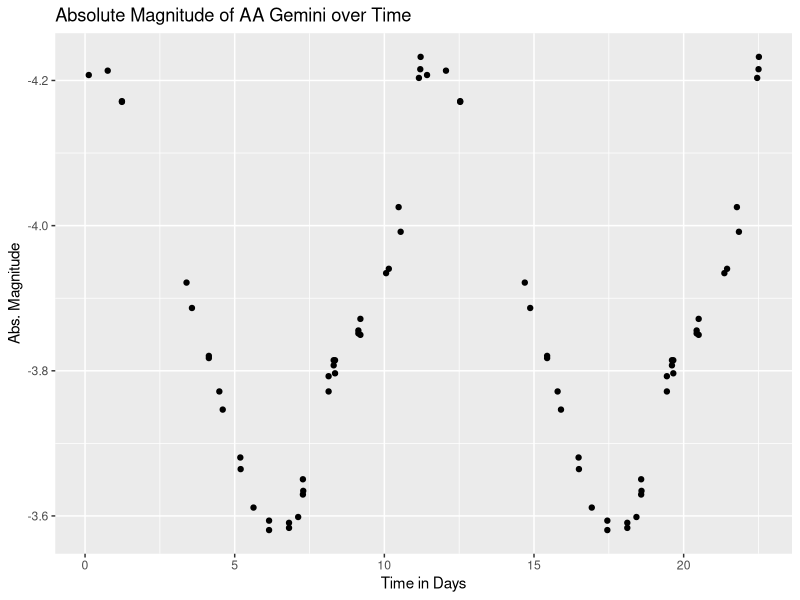
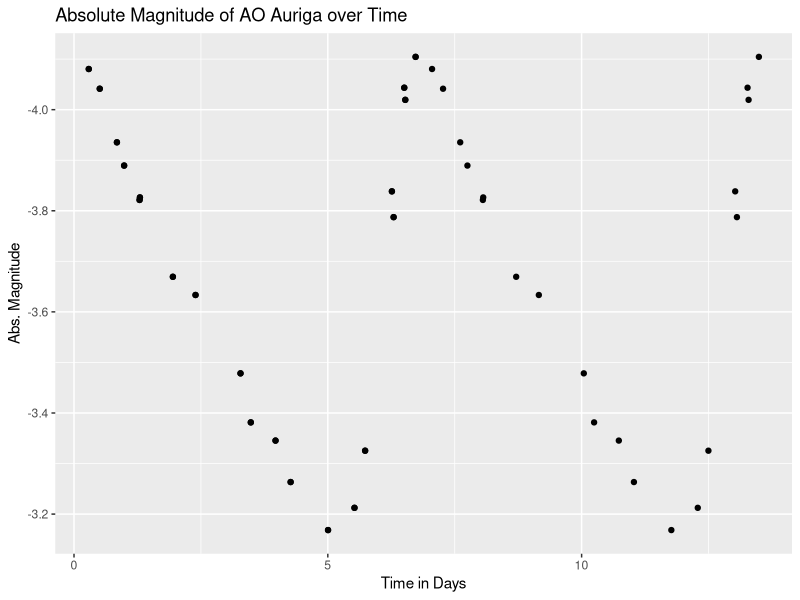
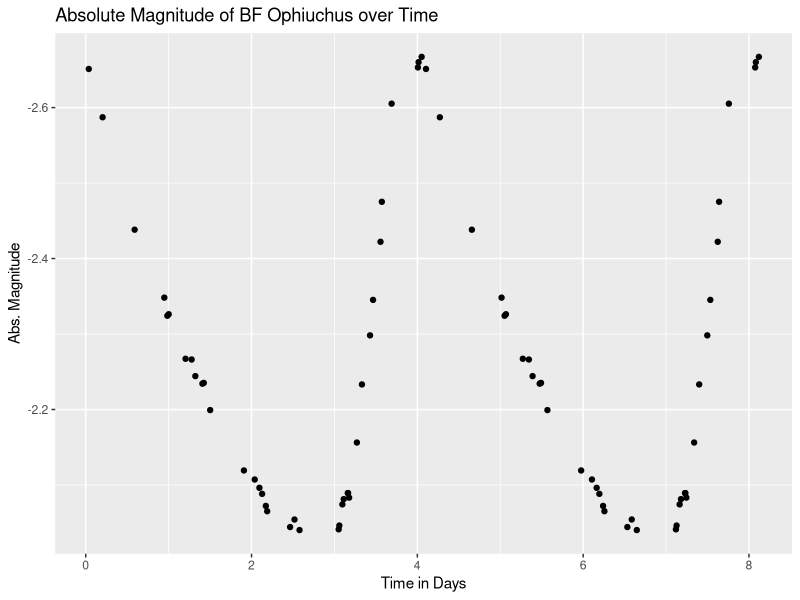
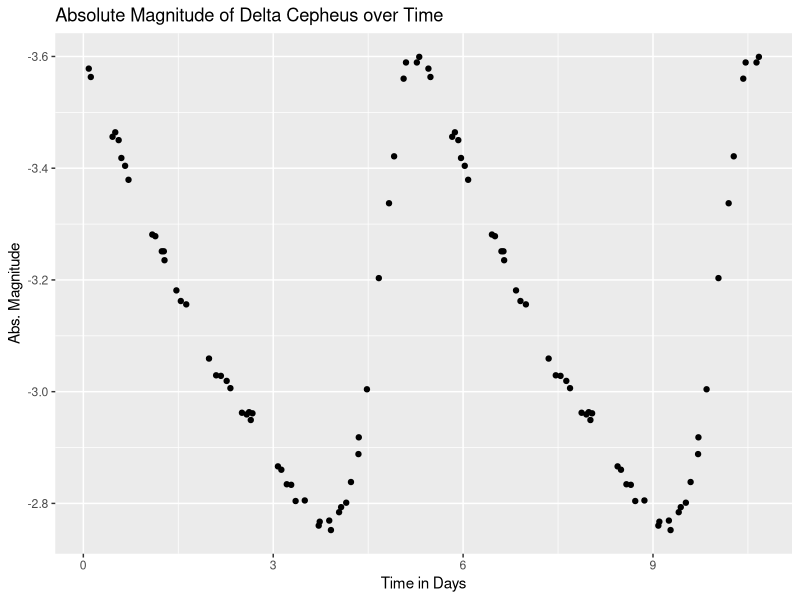
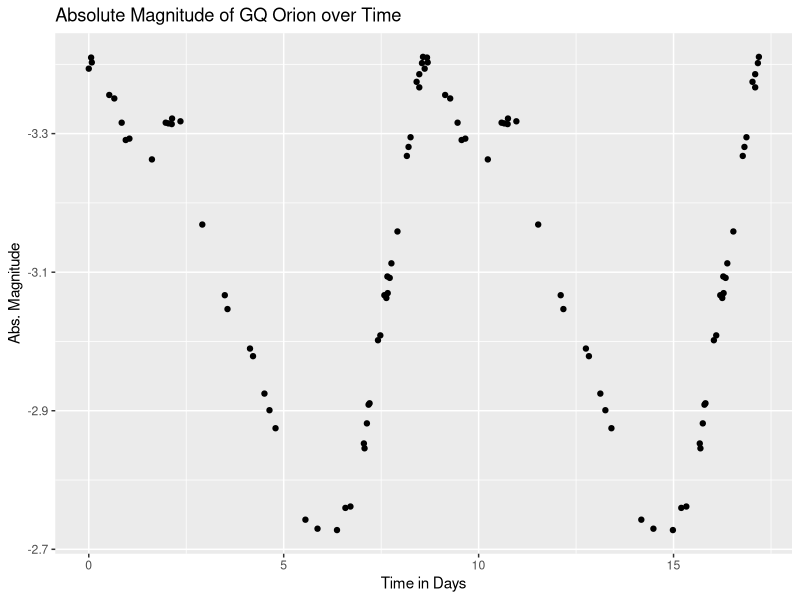
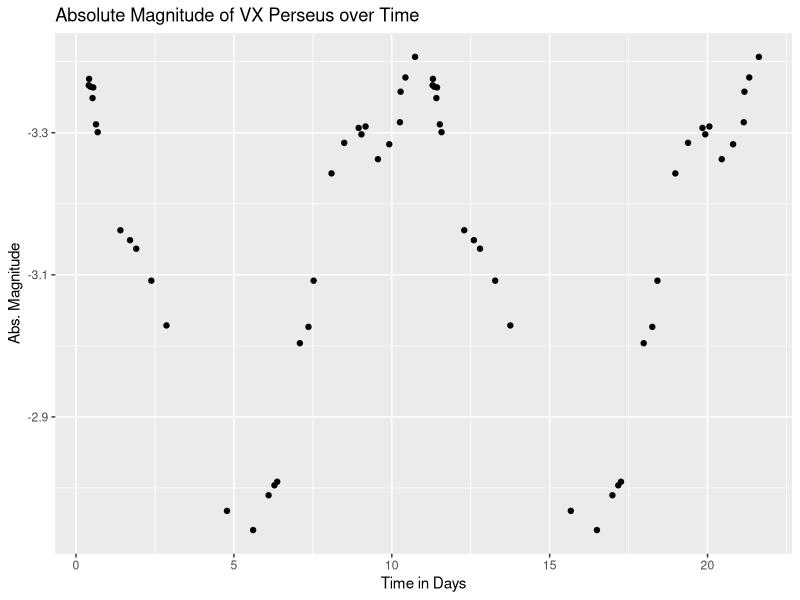
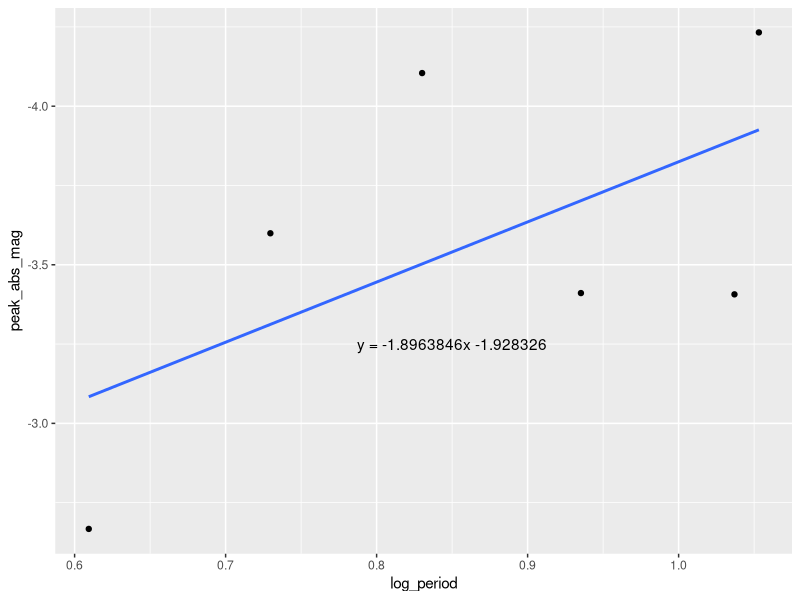
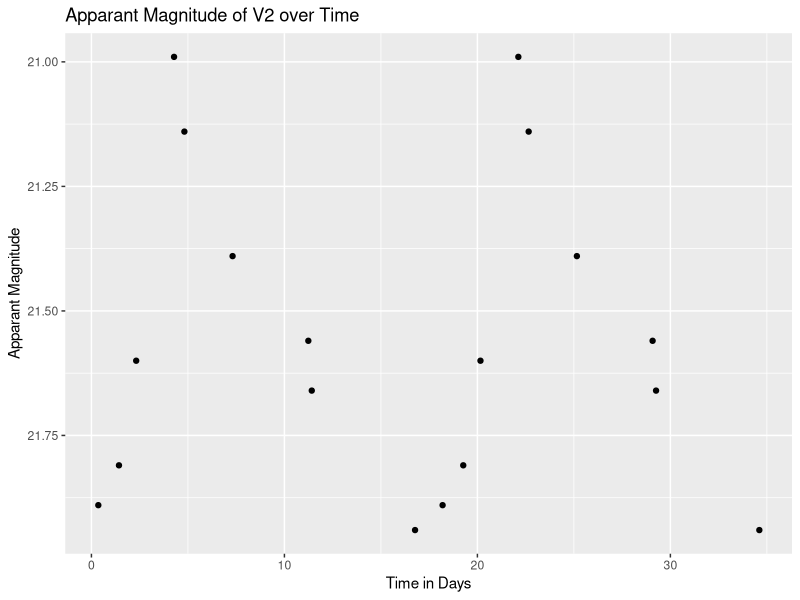

These charts were generated, in order, by the following R code:
## ---- chunk 1
knitr::opts_chunk$set(echo=T,eval=T,message=F,warning=F,fig.align='center')
setwd("~/Documents/astron_103")
library(tidyverse)
library(readr)
library(readxl)
## ---- chunk 2
six_stars = read_xlsx("observations.xlsx", sheet = 1, skip = 3)
AA_Gemini = six_stars[1:3] %>% drop_na() %>% 
  rename(Abs_Mag = "Abs. Mag...3", Day = "Day...1")
AO_Auriga = six_stars[4:6] %>% drop_na() %>% 
  rename(Abs_Mag = "Abs. Mag...6", Day = "Day...4")
BF_Ophiuchus = six_stars[7:9] %>% drop_na() %>% 
  rename(Abs_Mag = "Abs. Mag...9", Day = "Day...7")
Delta_Cepheus = six_stars[10:12] %>% drop_na() %>% 
  rename(Abs_Mag = "Abs. Mag...12", Day = "Day...10")
GQ_Orion = six_stars[13:15] %>% drop_na() %>% 
  rename(Abs_Mag = "Abs. Mag...15", Day = "Day...13")
VX_Perseus = six_stars[16:18] %>% drop_na() %>% 
  rename(Abs_Mag = "Abs. Mag...18", Day = "Day...16")
## ---- chunk 3
make_star = function(name, name2) {
  ggplot(name) + 
    aes(x = Day, y = Abs_Mag) +
    geom_point() +
    xlab("Time in Days") +
    ylab("Abs. Magnitude") +
    ggtitle(sprintf("Absolute Magnitude of %s over Time", name2)) + scale_y_reverse()
}
## ---- chunk 4
make_star(AA_Gemini, "AA Gemini")
AAmin = max(AA_Gemini$Abs_Mag)
AAmax = min(AA_Gemini$Abs_Mag)
min = (AA_Gemini %>% filter(Day < 11) %>% arrange(desc(Abs_Mag)))[1,]$Day
max = (AA_Gemini %>% filter(Day > 11) %>% arrange(desc(Abs_Mag)))[1,]$Day
AAperiod = max-min
## ---- chunk 5
make_star(AO_Auriga, "AO Auriga")
AOmin = max(AO_Auriga$Abs_Mag)
AOmax = min(AO_Auriga$Abs_Mag)
min = (AO_Auriga %>% filter(Day < 7) %>% arrange(desc(Abs_Mag)))[1,]$Day
max = (AO_Auriga %>% filter(Day > 7) %>% arrange(desc(Abs_Mag)))[1,]$Day
AOperiod = max-min
## ---- chunk 6
make_star(BF_Ophiuchus, "BF Ophiuchus")
BFmin = max(BF_Ophiuchus$Abs_Mag)
BFmax = min(BF_Ophiuchus$Abs_Mag)
min = (BF_Ophiuchus %>% filter(Day < 4) %>% arrange(desc(Abs_Mag)))[1,]$Day
max = (BF_Ophiuchus %>% filter(Day > 4) %>% arrange(desc(Abs_Mag)))[1,]$Day
BFperiod = max-min
## ---- chunk 7
make_star(Delta_Cepheus, "Delta Cepheus")
DCmin = max(Delta_Cepheus$Abs_Mag)
DCmax = min(Delta_Cepheus$Abs_Mag)
min = (Delta_Cepheus %>% filter(Day < 5) %>% arrange(desc(Abs_Mag)))[1,]$Day
max = (Delta_Cepheus %>% filter(Day > 5) %>% arrange(desc(Abs_Mag)))[1,]$Day
DCperiod = max-min
## ---- chunk 8
make_star(GQ_Orion, "GQ Orion")
GQmin = max(GQ_Orion$Abs_Mag)
GQmax = min(GQ_Orion$Abs_Mag)
min = (GQ_Orion %>% filter(Day < 8) %>% arrange(desc(Abs_Mag)))[1,]$Day
max = (GQ_Orion %>% filter(Day > 8) %>% arrange(desc(Abs_Mag)))[1,]$Day
GQperiod = max-min
## ---- chunk 9
make_star(VX_Perseus, "VX Perseus")
VXmin = max(VX_Perseus$Abs_Mag)
VXmax = min(VX_Perseus$Abs_Mag)
min = (VX_Perseus %>% filter(Day < 8) %>% arrange(desc(Abs_Mag)))[1,]$Day
max = (VX_Perseus %>% filter(Day > 8) %>% arrange(desc(Abs_Mag)))[1,]$Day
VXperiod = max-min
## ---- chunk 10
star_name = c("AA Gemini", "AO Auriga", "BF Ophiuchus",
               "Delta Cephus", "GQ Orion", "VX Perseus")
star_period = c(AAperiod, AOperiod, BFperiod, 
                 DCperiod, GQperiod, VXperiod)
star_mag_max = c(AAmax, AOmax, BFmax,
             DCmax, GQmax, VXmax)
star_mag_min = c(AAmin, AOmin, BFmin,
                 DCmin, GQmin, VXmin)
#HARDCODED
star_parallax = c(0.1878, 0.1268, 1.1764,
                 3.77, 0.3873, 0.3298)
#HARDCODED
star_parsec = c(5324.814, 7886.435, 850.051, 
                265.252, 2581.978, 3032.141)
star_table = tibble(name = star_name, 
                    peak_abs_mag = star_mag_max, 
                    low_abs_mag = star_mag_min, 
                    parallax = star_parallax, 
                    parsec = star_parsec, 
                    period = star_period)

star_table = star_table %>% mutate(log_period = log10(period))

star_table
## ---- chunk 11
ggplot(star_table) + aes(log_period, peak_abs_mag) + geom_point() +
  geom_smooth(se = F, method = 'lm') +
  scale_y_reverse() +
  annotate("text", x=.85, y=-3.25, label= "y = -1.8963846x -1.928326") #HARDCODED
## ---- chunk 12
model = lm(peak_abs_mag ~ log_period, star_table)
intercept = coef(model)[1]
slope = coef(model)[2]
coef(model)
## ---- chunk 13
NGC_Cephids = read_xlsx("observations.xlsx", sheet = 3, skip = 1)
V2 = NGC_Cephids[1:2] %>% drop_na() %>% 
  rename(Day = 'Day...1', App_mag = "Apparent Mag...2") %>% arrange(Day)
V3 = NGC_Cephids[3:4] %>% drop_na() %>% 
  rename(Day = 'Day...3', App_mag = "Apparent Mag...4") %>% arrange(Day)
V9 = NGC_Cephids[5:6] %>% drop_na() %>% 
  rename(Day = 'Day...5', App_mag = "Apparent Mag...6") %>% arrange(Day)
V10 = NGC_Cephids[7:8] %>% drop_na() %>% 
  rename(Day = 'Day...7', App_mag = "Apparent Mag...8") %>% arrange(Day)
V29 = NGC_Cephids[9:10] %>% drop_na() %>% 
  rename(Day = 'Day...9', App_mag = "Apparent Mag...10") %>% arrange(Day)
## ---- chunk 14
make_star2 = function(name, name2) {
  ggplot(name) + 
    aes(x = Day, y = App_mag) +
    geom_point() +
    xlab("Time in Days") +
    ylab("Apparant Magnitude") +
    ggtitle(sprintf("Apparant Magnitude of %s over Time", name2)) + scale_y_reverse()
}
## ---- chunk 15
make_star2(V2, "V2")
V2min = max(V2$App_mag)
V2max = min(V2$App_mag)
min = (V2 %>% filter(Day < 25) %>% arrange(desc(App_mag)))[1,]$Day
max = (V2 %>% filter(Day > 25) %>% arrange(desc(App_mag)))[1,]$Day
V2_period = max-min
## ---- chunk 16
make_star2(V3, "V3")
V3min = max(V3$App_mag)
V3max = min(V3$App_mag)
min = (V3 %>% filter(Day < 70) %>% arrange(desc(App_mag)))[1,]$Day
max = (V3 %>% filter(Day > 70) %>% arrange(desc(App_mag)))[1,]$Day
V3_period = max-min
## ---- chunk 17
make_star2(V9, "V9")
V9min = max(V9$App_mag)
V9max = min(V9$App_mag)
min = (V9 %>% filter(Day < 10) %>% arrange(desc(App_mag)))[1,]$Day
max = (V9 %>% filter(Day > 10) %>% arrange(desc(App_mag)))[1,]$Day
V9_period = max-min
## ---- chunk 18
make_star2(V10, "V10")
V10min = max(V10$App_mag)
V10max = min(V10$App_mag)
min = (V10 %>% filter(Day < 20) %>% arrange(desc(App_mag)))[1,]$Day
max = (V10 %>% filter(Day > 20) %>% arrange(desc(App_mag)))[1,]$Day
V10_period = max-min
## ---- chunk 19
make_star2(V29, "V29")
V29min = max(V29$App_mag)
V29max = min(V29$App_mag)
min = (V29 %>% filter(Day < 20) %>% arrange(desc(App_mag)))[1,]$Day
max = (V29 %>% filter(Day > 20) %>% arrange(desc(App_mag)))[1,]$Day
V29_period = max-min
## ---- chunk 20
names = c("V2", "V3", "V9", "V10", "V29")
ngc_max = c(V2max, V3max, V9max, V10max, V29max)
ngc_min = c(V2min, V3min, V9min, V10min, V29min)
ngc_period = c(V2_period, V3_period, V9_period, V10_period, V29_period)
NGC_stats = tibble(name = names, max_magnitude = ngc_max, 
                   min_magnitude = ngc_min, period = ngc_period)
NGC_stats = NGC_stats %>% mutate(log_period = log10(period))
NGC_stats
## ---- chunk 21
calc_mag = function(log_period) {
  return (slope * log_period + intercept)
}
## ---- chunk 22
NGC_stats = NGC_stats %>% mutate(estimated_abs_magnitude = calc_mag(log_period)) 

NGC_stats %>% select(name, log_period, estimated_abs_magnitude)
## ---- chunk 23
distance = function(m, M) {
  return (10 ^ ( (m-M+5) / 5)  )
}
## ---- chunk 24
NGC_stats = NGC_stats %>% 
  mutate(distance_in_parsecs = distance(max_magnitude, estimated_abs_magnitude))
NGC_stats %>% select(name, max_magnitude, estimated_abs_magnitude, distance_in_parsecs)
